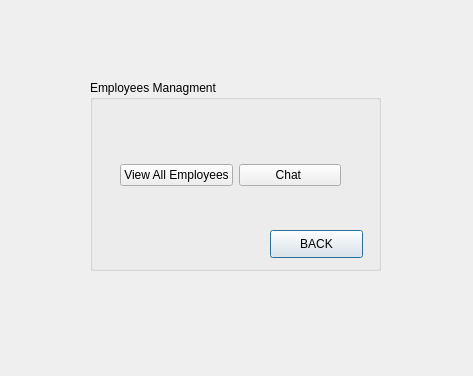
<?xml version="1.0" encoding="UTF-8"?>
<ui version="4.0">
 <class>EmployeeState</class>
 <widget class="QDialog" name="EmployeeState">
  <property name="geometry">
   <rect>
    <x>0</x>
    <y>0</y>
    <width>473</width>
    <height>376</height>
   </rect>
  </property>
  <property name="windowTitle">
   <string>Dialog</string>
  </property>
  <widget class="QGroupBox" name="groupBox">
   <property name="geometry">
    <rect>
     <x>90</x>
     <y>80</y>
     <width>291</width>
     <height>191</height>
    </rect>
   </property>
   <property name="title">
    <string>Employees Managment</string>
   </property>
   <widget class="QPushButton" name="pushButton_Back">
    <property name="geometry">
     <rect>
      <x>180</x>
      <y>150</y>
      <width>93</width>
      <height>28</height>
     </rect>
    </property>
    <property name="text">
     <string>BACK</string>
    </property>
   </widget>
   <widget class="QWidget" name="">
    <property name="geometry">
     <rect>
      <x>30</x>
      <y>80</y>
      <width>221</width>
      <height>30</height>
     </rect>
    </property>
    <layout class="QHBoxLayout" name="horizontalLayout">
     <item>
      <widget class="QPushButton" name="pushButton_ViewAllEmployees">
       <property name="text">
        <string>View All Employees</string>
       </property>
      </widget>
     </item>
     <item>
      <widget class="QPushButton" name="pushButton_Chat">
       <property name="text">
        <string>Chat </string>
       </property>
      </widget>
     </item>
    </layout>
   </widget>
  </widget>
 </widget>
 <resources/>
 <connections/>
</ui>
